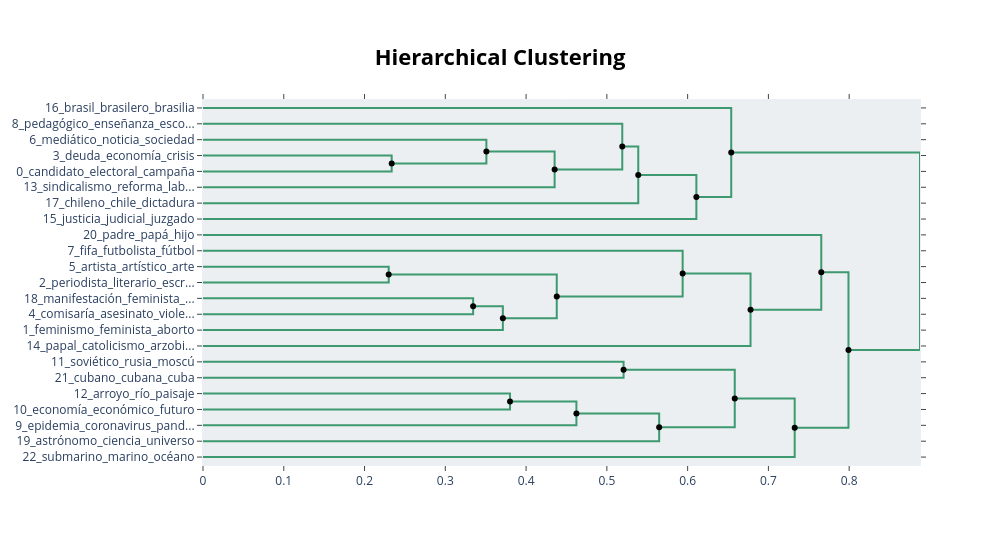

The notebook cell this image was saved under:
### Code cell
# Grupos súper específicos basados en las uniones más fuertes del nuevo árbol
grupos_a_fusionar = [
    # 1. Política Electoral y Nueva Derecha
    [0, 16],   # [electoral_candidato_debate] + [libertario_presidencial_liberal]
    
    # 2. Feminismo y Derechos Reproductivos
    [3, 10],   # [feminismo_patriarcado_masculinidad] + [aborto_anticonceptivo_embarazo]
    
    # 3. Arte, Música y Ficción
    [9, 11, 15], # [música_canción] + [arte_artista_estética] + [ficción_personaje_película]
    
    # 4. Salud Pública y Pandemia
    [12, 24],  # [epidemia_virus_vacuna] + [morir_muerte_fallecido]
    
    # 5. Economía y Contexto Social
    [4, 6],    # [inflación_monetario_deuda] + [agenda_futuro_crisis]
    
    # 6. Medios y Ecosistema Digital
    [8, 21],   # [mediático_periodístico_noticia] + [innovación_tecnología_inteligencia]
    
    # 7. Geopolítica y Conflictos Bélicos
    [22, 28],  # [israel_palestina] + [soviética_rusia_ucrania]
    
    # 8. Literatura y Periodismo Narrativo (Armado a mano porque el árbol los separó por un ruido de T2)
    [1, 18]    # [literario_poeta_libro] + [periodista_narrativo_escritora]
]

# 1. Aplicamos la fusión definitiva usando los textos lematizados
topic_model.merge_topics(docs_lematizados, grupos_a_fusionar)

# 2. Recalculamos la jerarquía final
hierarchical_topics_final = topic_model.hierarchical_topics(docs_lematizados)

# 3. Chequeo de la tabla de tópicos consolidados
info_final = topic_model.get_topic_info()
print(f"Total de tópicos tras la fusión: {len(info_final[info_final['Topic'] != -1])}")
print(info_final[['Topic', 'Count', 'Name']].head(15))

# 4. Exportamos el árbol definitivo
fig_tree_final = topic_model.visualize_hierarchy(hierarchical_topics=hierarchical_topics_final)
fig_tree_final.write_html(GRAFICOS_DIR / "01_arbol_jerarquico_definitivo.html")
fig_tree_final.show()

# 5. Guardamos el modelo pisando el anterior
topic_model.save(OUTPUT_DIR / "bertopic_hibrido_model")

### Figure 1 — Plotly figure (JSON) as saved in the notebook; plotly's stock layout.template omitted (floating-point values rounded to 4 significant figures)
{"data": [{"hoverinfo": "text", "marker": {"color": "rgb(61,153,112)"}, "mode": "lines", "text": ["deuda_economía_crisis_económico_pobreza", "", "", "candidato_electoral_campaña_discurso_votar"], "type": "scatter", "x": [0.0, 0.2336, 0.2336, 0.0], "xaxis": "x", "y": [-35.0, -35.0, -45.0, -45.0], "yaxis": "y"}, {"hoverinfo": "text", "marker": {"color": "rgb(61,153,112)"}, "mode": "lines", "text": ["mediático_noticia_sociedad_público_periodista", "", "", "candidato_discurso_campaña_electoral_debate"], "type": "scatter", "x": [0.0, 0.3508, 0.3508, 0.2336], "xaxis": "x", "y": [-25.0, -25.0, -40.0, -40.0], "yaxis": "y"}, {"hoverinfo": "text", "marker": {"color": "rgb(61,153,112)"}, "mode": "lines", "text": ["debate_campaña_candidato_discurso_electoral", "", "", "sindicalismo_reforma_laboral_trabajo_sindical"], "type": "scatter", "x": [0.3508, 0.4353, 0.4353, 0.0], "xaxis": "x", "y": [-32.5, -32.5, -55.0, -55.0], "yaxis": "y"}, {"hoverinfo": "text", "marker": {"color": "rgb(61,153,112)"}, "mode": "lines", "text": ["pedagógico_enseñanza_escolar_educativo_enseñar", "", "", "candidato_electoral_oposición_debate_campaña"], "type": "scatter", "x": [0.0, 0.5191, 0.5191, 0.4353], "xaxis": "x", "y": [-15.0, -15.0, -43.75, -43.75], "yaxis": "y"}, {"hoverinfo": "text", "marker": {"color": "rgb(61,153,112)"}, "mode": "lines", "text": ["debate_electoral_democracia_campaña_candidato", "", "", "chileno_chile_dictadura_democracia_revuelta"], "type": "scatter", "x": [0.5191, 0.5389, 0.5389, 0.0], "xaxis": "x", "y": [-29.38, -29.38, -65.0, -65.0], "yaxis": "y"}, {"hoverinfo": "text", "marker": {"color": "rgb(61,153,112)"}, "mode": "lines", "text": ["candidato_electoral_campaña_debate_votar", "", "", "justicia_judicial_juzgado_condenar_tribunal"], "type": "scatter", "x": [0.5389, 0.6108, 0.6108, 0.0], "xaxis": "x", "y": [-47.19, -47.19, -75.0, -75.0], "yaxis": "y"}, {"hoverinfo": "text", "marker": {"color": "rgb(61,153,112)"}, "mode": "lines", "text": ["brasil_brasilero_brasilia_brasileño_dictadura", "", "", "electoral_candidato_campaña_votar_voto"], "type": "scatter", "x": [0.0, 0.654, 0.654, 0.6108], "xaxis": "x", "y": [-5.0, -5.0, -61.09, -61.09], "yaxis": "y"}, {"hoverinfo": "text", "marker": {"color": "rgb(61,153,112)"}, "mode": "lines", "text": ["artista_artístico_arte_protagonista_teatro", "", "", "periodista_literario_escritora_escritor_narrativo"], "type": "scatter", "x": [0.0, 0.2299, 0.2299, 0.0], "xaxis": "x", "y": [-105.0, -105.0, -115.0, -115.0], "yaxis": "y"}, {"hoverinfo": "text", "marker": {"color": "rgb(61,153,112)"}, "mode": "lines", "text": ["manifestación_feminista_multitud_militante_pueblo", "", "", "comisaría_asesinato_violencia_delito_policía"], "type": "scatter", "x": [0.0, 0.3344, 0.3344, 0.0], "xaxis": "x", "y": [-125.0, -125.0, -135.0, -135.0], "yaxis": "y"}, {"hoverinfo": "text", "marker": {"color": "rgb(61,153,112)"}, "mode": "lines", "text": ["policía_policial_asesinato_violencia_detenido", "", "", "feminismo_feminista_aborto_patriarcado_debate"], "type": "scatter", "x": [0.3344, 0.3712, 0.3712, 0.0], "xaxis": "x", "y": [-130.0, -130.0, -145.0, -145.0], "yaxis": "y"}, {"hoverinfo": "text", "marker": {"color": "rgb(61,153,112)"}, "mode": "lines", "text": ["periodista_literario_escritor_autor_literatura", "", "", "feminismo_feminista_debate_violencia_género"], "type": "scatter", "x": [0.2299, 0.438, 0.438, 0.3712], "xaxis": "x", "y": [-110.0, -110.0, -137.5, -137.5], "yaxis": "y"}, {"hoverinfo": "text", "marker": {"color": "rgb(61,153,112)"}, "mode": "lines", "text": ["fifa_futbolista_fútbol_deporte_brasil", "", "", "feminismo_feminista_autor_aborto_violencia"], "type": "scatter", "x": [0.0, 0.5938, 0.5938, 0.438], "xaxis": "x", "y": [-95.0, -95.0, -123.8, -123.8], "yaxis": "y"}, {"hoverinfo": "text", "marker": {"color": "rgb(61,153,112)"}, "mode": "lines", "text": ["feminismo_feminista_violencia_publicar_periodista", "", "", "papal_catolicismo_arzobispo_católica_católico"], "type": "scatter", "x": [0.5938, 0.6779, 0.6779, 0.0], "xaxis": "x", "y": [-109.4, -109.4, -155.0, -155.0], "yaxis": "y"}, {"hoverinfo": "text", "marker": {"color": "rgb(61,153,112)"}, "mode": "lines", "text": ["padre_papá_hijo_abuelo_hermano", "", "", "feminismo_feminista_literatura_escritor_libro"], "type": "scatter", "x": [0.0, 0.7655, 0.7655, 0.6779], "xaxis": "x", "y": [-85.0, -85.0, -132.2, -132.2], "yaxis": "y"}, {"hoverinfo": "text", "marker": {"color": "rgb(61,153,112)"}, "mode": "lines", "text": ["soviético_rusia_moscú_ruso_irán", "", "", "cubano_cubana_cuba_chile_comunista"], "type": "scatter", "x": [0.0, 0.5207, 0.5207, 0.0], "xaxis": "x", "y": [-165.0, -165.0, -175.0, -175.0], "yaxis": "y"}, {"hoverinfo": "text", "marker": {"color": "rgb(61,153,112)"}, "mode": "lines", "text": ["arroyo_río_paisaje_monte_ambiental", "", "", "economía_económico_futuro_ambiental_industria"], "type": "scatter", "x": [0.0, 0.3801, 0.3801, 0.0], "xaxis": "x", "y": [-185.0, -185.0, -195.0, -195.0], "yaxis": "y"}, {"hoverinfo": "text", "marker": {"color": "rgb(61,153,112)"}, "mode": "lines", "text": ["río_agua_ambiental_ambiente_proyecto", "", "", "epidemia_coronavirus_pandemia_virus_vacunar"], "type": "scatter", "x": [0.3801, 0.4623, 0.4623, 0.0], "xaxis": "x", "y": [-190.0, -190.0, -205.0, -205.0], "yaxis": "y"}, {"hoverinfo": "text", "marker": {"color": "rgb(61,153,112)"}, "mode": "lines", "text": ["ambiental_proyecto_científico_crisis_virus", "", "", "astrónomo_ciencia_universo_teoría_astrología"], "type": "scatter", "x": [0.4623, 0.5648, 0.5648, 0.0], "xaxis": "x", "y": [-197.5, -197.5, -215.0, -215.0], "yaxis": "y"}, {"hoverinfo": "text", "marker": {"color": "rgb(61,153,112)"}, "mode": "lines", "text": ["soviético_rusia_moscú_ruso_ucrania", "", "", "virus_pandemia_coronavirus_crisis_cuidado"], "type": "scatter", "x": [0.5207, 0.6583, 0.6583, 0.5648], "xaxis": "x", "y": [-170.0, -170.0, -206.2, -206.2], "yaxis": "y"}, {"hoverinfo": "text", "marker": {"color": "rgb(61,153,112)"}, "mode": "lines", "text": ["pandemia_pueblo_virus_crisis_sociedad", "", "", "submarino_marino_océano_naval_marina"], "type": "scatter", "x": [0.6583, 0.7325, 0.7325, 0.0], "xaxis": "x", "y": [-188.1, -188.1, -225.0, -225.0], "yaxis": "y"}, {"hoverinfo": "text", "marker": {"color": "rgb(61,153,112)"}, "mode": "lines", "text": ["feminista_feminismo_género_sociedad_aborto", "", "", "crisis_pandemia_sociedad_pueblo_mundo"], "type": "scatter", "x": [0.7655, 0.7991, 0.7991, 0.7325], "xaxis": "x", "y": [-108.6, -108.6, -206.6, -206.6], "yaxis": "y"}, {"hoverinfo": "text", "marker": {"color": "rgb(61,153,112)"}, "mode": "lines", "text": ["candidato_discurso_debate_campaña_electoral", "", "", "feminista_feminismo_violencia_género_sociedad"], "type": "scatter", "x": [0.654, 0.8877, 0.8877, 0.7991], "xaxis": "x", "y": [-33.05, -33.05, -157.6, -157.6], "yaxis": "y"}, {"hoverinfo": "text", "hovertext": ["debate_campaña_candidato_discurso_electoral", "debate_electoral_democracia_campaña_candidato", "candidato_electoral_campaña_debate_votar", "policía_policial_asesinato_violencia_detenido", "periodista_literario_escritor_autor_literatura", "feminismo_feminista_violencia_publicar_periodista", "río_agua_ambiental_ambiente_proyecto", "ambiental_proyecto_científico_crisis_virus", "soviético_rusia_moscú_ruso_ucrania", "pandemia_pueblo_virus_crisis_sociedad", "feminista_feminismo_género_sociedad_aborto", "candidato_discurso_debate_campaña_electoral"], "marker": {"color": "black"}, "mode": "markers", "showlegend": false, "type": "scatter", "x": [0.3508, 0.5191, 0.5389, 0.3344, 0.2299, 0.5938, 0.3801, 0.4623, 0.5207, 0.6583, 0.7655, 0.654], "y": [-32.5, -29.38, -47.19, -130, -110, -109.4, -190, -197.5, -170, -188.1, -108.6, -33.05]}, {"hoverinfo": "text", "hovertext": ["candidato_discurso_campaña_electoral_debate", "candidato_electoral_oposición_debate_campaña", "electoral_candidato_campaña_votar_voto", "feminismo_feminista_debate_violencia_género", "feminismo_feminista_autor_aborto_violencia", "feminismo_feminista_literatura_escritor_libro", "virus_pandemia_coronavirus_crisis_cuidado", "crisis_pandemia_sociedad_pueblo_mundo", "feminista_feminismo_violencia_género_sociedad"], "marker": {"color": "black"}, "mode": "markers", "showlegend": false, "type": "scatter", "x": [0.2336, 0.4353, 0.6108, 0.3712, 0.438, 0.6779, 0.5648, 0.7325, 0.7991], "y": [-40, -43.75, -61.09, -137.5, -123.8, -132.2, -206.2, -206.6, -157.6]}], "layout": {"autosize": false, "height": 545, "hoverlabel": {"bgcolor": "white", "font": {"family": "Rockwell", "size": 16}}, "hovermode": "closest", "plot_bgcolor": "#ECEFF1", "showlegend": false, "title": {"font": {"color": "Black", "size": 22}, "text": "<b>Hierarchical Clustering</b>", "x": 0.5, "xanchor": "center", "yanchor": "top"}, "width": 1000, "xaxis": {"mirror": "allticks", "rangemode": "tozero", "showgrid": false, "showline": true, "showticklabels": true, "ticks": "outside", "type": "linear", "zeroline": false}, "yaxis": {"mirror": "allticks", "range": [-230, 0], "rangemode": "tozero", "showgrid": false, "showline": true, "showticklabels": true, "tickmode": "array", "ticks": "outside", "ticktext": ["16_brasil_brasilero_brasilia", "8_pedagógico_enseñanza_esco...", "6_mediático_noticia_sociedad", "3_deuda_economía_crisis", "0_candidato_electoral_campaña", "13_sindicalismo_reforma_lab...", "17_chileno_chile_dictadura", "15_justicia_judicial_juzgado", "20_padre_papá_hijo", "7_fifa_futbolista_fútbol", "5_artista_artístico_arte", "2_periodista_literario_escr...", "18_manifestación_feminista_...", "4_comisaría_asesinato_viole...", "1_feminismo_feminista_aborto", "14_papal_catolicismo_arzobi...", "11_soviético_rusia_moscú", "21_cubano_cubana_cuba", "12_arroyo_río_paisaje", "10_economía_económico_futuro", "9_epidemia_coronavirus_pand...", "19_astrónomo_ciencia_universo", "22_submarino_marino_océano"], "tickvals": [-5, -15, -25, -35, -45, -55, -65, -75, -85, -95, -105, -115, -125, -135, -145, -155, -165, -175, -185, -195, -205, -215, -225], "type": "linear", "zeroline": false}}}
